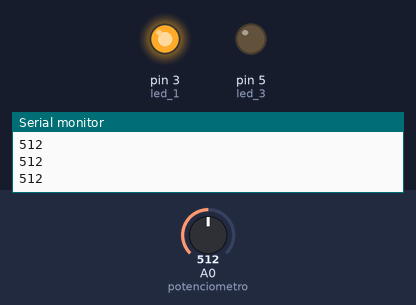
Bench run of a sketch on a simulated Arduino Uno, built with avr-gcc and run on an emulated ATmega328P. Shown: output pins drawn as LEDs (lit = HIGH), the last lines printed to the serial monitor. The inputs (shaded band) are chosen by the test bench; at power-on: A0 (potenciometro) = 512.

Above: at 2.2 s.
2.3 s: A0 (potenciometro) set to 642
3.8 s: A0 (potenciometro) set to 657
At 4.4 s:
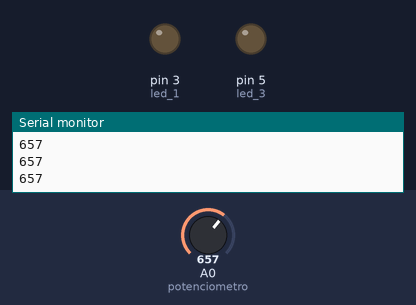
5.3 s: A0 (potenciometro) set to 985
6.8 s: A0 (potenciometro) set to 1017
At 7.9 s:
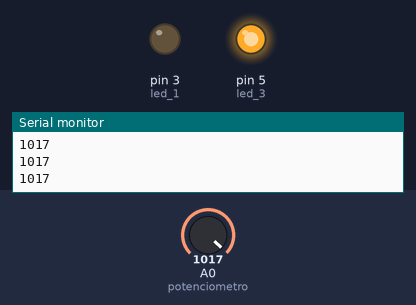
8.3 s: A0 (potenciometro) set to 914
9.8 s: A0 (potenciometro) set to 893
At 10.2 s:
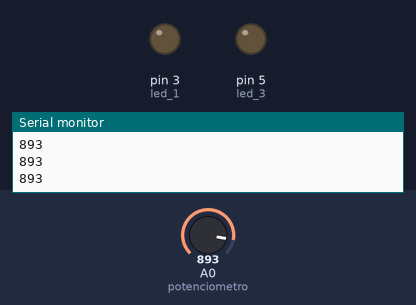
Timing chart, 0 to 12.3 s (numbered marks = the images above; inputs shaded):
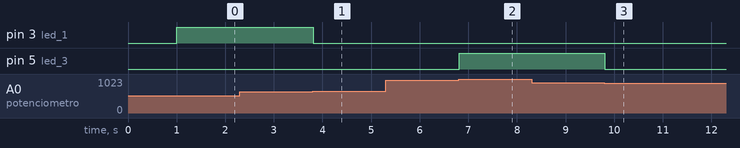

Measured:
- the behaviour switches between 649 and 650 on A0 (potenciometro) (found by bisection; images 0 and 1)
- the behaviour switches between 999 and 1000 on A0 (potenciometro) (found by bisection; images 1 and 2)
- the behaviour switches between 901 and 900 on A0 (potenciometro) (found by bisection; images 2 and 3)
- after the input at 3.8 s, pin 3 (led_1): HIGH → LOW at once
- after the input at 6.8 s, pin 5 (led_3): LOW → HIGH at once
- after the input at 9.8 s, pin 5 (led_3): HIGH → LOW at once

The sketch:

semaforoconPoteNCIOMETROatiz.ino
```cpp
//Asignacion de Variables
int led_1 = 3;
int led_2 = 4;
int led_3 = 5;

int potenciometro = A0;
int pot = 0;


void setup() {
  pinMode(led_1, OUTPUT);
  pinMode(led_2, INPUT);
  pinMode(led_3, OUTPUT);


  pinMode(potenciometro, INPUT);
  Serial.begin(9600);

  Serial.print("Tiempo de Seguridad ");
  delay(1000);

}

void loop() {
//digitalWrite(led_1, HIGH);//LED encendido
//digitalWrite(led_1, LOW);//LED apagado

 pot = analogRead(potenciometro);
 Serial.println( pot);


 if (pot >= 500 && pot <= 600){

   digitalWrite(led_1, HIGH);//LED encendido
   digitalWrite(led_2, LOW);//LED encendido
   digitalWrite(led_3, LOW);//LED encendido
 }

   if (pot >= 650 && pot <= 900){

   digitalWrite(led_1, LOW);//LED encendido
   digitalWrite(led_2, HIGH);//LED encendido
   digitalWrite(led_3, LOW);//LED encendido
   }

  if (pot >= 1000 && pot <= 1400){

   digitalWrite(led_1, LOW);//LED encendido
   digitalWrite(led_2, LOW);//LED encendido
   digitalWrite(led_3, HIGH);//LED encendido
  }

  if (pot >= 2000 && pot <= 3000){

   digitalWrite(led_1, LOW);//LED encendido
   digitalWrite(led_2, HIGH);//LED encendido
   digitalWrite(led_3, HIGH);//LED encendido

 }
}
```
